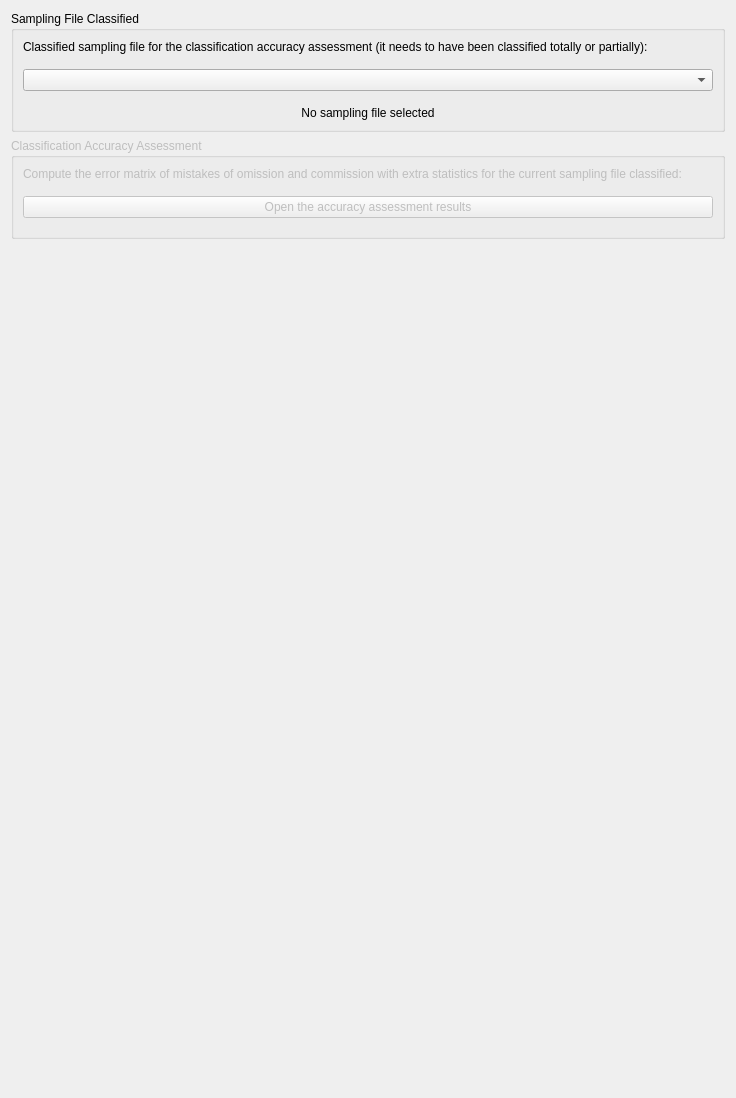
          <widget class="QWidget" name="scrollAreaWidgetContents_AA">
           <property name="geometry">
            <rect>
             <x>0</x>
             <y>0</y>
             <width>736</width>
             <height>1098</height>
            </rect>
           </property>
           <layout class="QVBoxLayout" name="verticalLayout_11">
            <item>
             <widget class="QGroupBox" name="QGBox_SamplingSelection_AA">
              <property name="title">
               <string>Sampling File Classified</string>
              </property>
              <layout class="QVBoxLayout" name="verticalLayout_25">
               <item>
                <widget class="QLabel" name="label_23">
                 <property name="text">
                  <string>Classified sampling file for the classification accuracy assessment (it needs to have been classified totally or partially):</string>
                 </property>
                 <property name="alignment">
                  <set>Qt::AlignJustify|Qt::AlignVCenter</set>
                 </property>
                 <property name="wordWrap">
                  <bool>true</bool>
                 </property>
                </widget>
               </item>
               <item>
                <widget class="QWidget" name="widget_14" native="true">
                 <layout class="QHBoxLayout" name="horizontalLayout_12">
                  <property name="leftMargin">
                   <number>0</number>
                  </property>
                  <property name="rightMargin">
                   <number>0</number>
                  </property>
                  <item>
                   <widget class="QgsMapLayerComboBox" name="QCBox_SamplingFile_AA">
                    <property name="sizePolicy">
                     <sizepolicy hsizetype="Ignored" vsizetype="Fixed">
                      <horstretch>0</horstretch>
                      <verstretch>0</verstretch>
                     </sizepolicy>
                    </property>
                    <property name="focusPolicy">
                     <enum>Qt::StrongFocus</enum>
                    </property>
                    <property name="editable">
                     <bool>false</bool>
                    </property>
                    <property name="allowEmptyLayer">
                     <bool>true</bool>
                    </property>
                   </widget>
                  </item>
                 </layout>
                </widget>
               </item>
               <item>
                <widget class="QLabel" name="QLabel_SamplingFileStatus_AA">
                 <property name="styleSheet">
                  <string notr="true">color: &quot;gray&quot;;</string>
                 </property>
                 <property name="text">
                  <string>No sampling file selected</string>
                 </property>
                 <property name="alignment">
                  <set>Qt::AlignCenter</set>
                 </property>
                </widget>
               </item>
              </layout>
             </widget>
            </item>
            <item>
             <widget class="QGroupBox" name="QGBox_AccuracyAssessment">
              <property name="enabled">
               <bool>false</bool>
              </property>
              <property name="title">
               <string>Classification Accuracy Assessment</string>
              </property>
              <layout class="QVBoxLayout" name="verticalLayout_28">
               <item>
                <widget class="QLabel" name="label_24">
                 <property name="text">
                  <string>Compute the error matrix of mistakes of omission and commission with extra statistics for the current sampling file classified:</string>
                 </property>
                 <property name="alignment">
                  <set>Qt::AlignJustify|Qt::AlignVCenter</set>
                 </property>
                 <property name="wordWrap">
                  <bool>true</bool>
                 </property>
                </widget>
               </item>
               <item>
                <widget class="QWidget" name="widget_13" native="true">
                 <layout class="QHBoxLayout" name="horizontalLayout_10">
                  <property name="leftMargin">
                   <number>0</number>
                  </property>
                  <property name="rightMargin">
                   <number>0</number>
                  </property>
                  <item>
                   <widget class="QPushButton" name="QPBtn_ComputeViewAccurasyAssessment">
                    <property name="text">
                     <string>Open the accuracy assessment results</string>
                    </property>
                   </widget>
                  </item>
                 </layout>
                </widget>
               </item>
              </layout>
             </widget>
            </item>
            <item>
             <spacer name="verticalSpacer_5">
              <property name="orientation">
               <enum>Qt::Vertical</enum>
              </property>
              <property name="sizeHint" stdset="0">
               <size>
                <width>20</width>
                <height>40</height>
               </size>
              </property>
             </spacer>
            </item>
           </layout>
          </widget>
